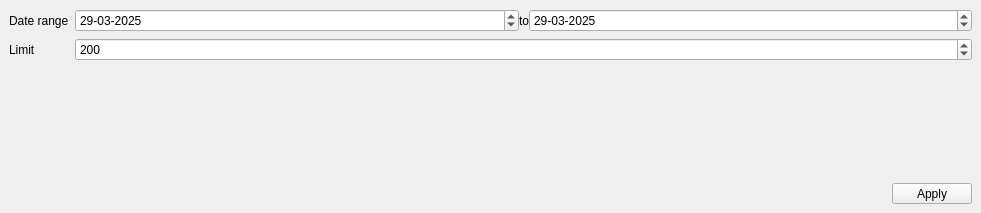
<?xml version="1.0" encoding="UTF-8"?>
<ui version="4.0">
 <class>timeManager</class>
 <widget class="QDockWidget" name="timeManager">
  <property name="geometry">
   <rect>
    <x>0</x>
    <y>0</y>
    <width>981</width>
    <height>213</height>
   </rect>
  </property>
  <property name="sizePolicy">
   <sizepolicy hsizetype="Preferred" vsizetype="Preferred">
    <horstretch>0</horstretch>
    <verstretch>0</verstretch>
   </sizepolicy>
  </property>
  <property name="minimumSize">
   <size>
    <width>246</width>
    <height>124</height>
   </size>
  </property>
  <property name="floating">
   <bool>false</bool>
  </property>
  <property name="windowTitle">
   <string>EnMAP Quicklooks</string>
  </property>
  <widget class="QWidget" name="dockWidgetContents">
   <property name="sizePolicy">
    <sizepolicy hsizetype="Preferred" vsizetype="Preferred">
     <horstretch>0</horstretch>
     <verstretch>0</verstretch>
    </sizepolicy>
   </property>
   <layout class="QVBoxLayout" name="verticalLayout_4">
    <item>
     <layout class="QFormLayout" name="formLayout">
      <item row="0" column="0">
       <widget class="QLabel" name="label_4">
        <property name="text">
         <string>Date range</string>
        </property>
       </widget>
      </item>
      <item row="0" column="1">
       <layout class="QHBoxLayout" name="horizontalLayout">
        <property name="spacing">
         <number>0</number>
        </property>
        <item>
         <widget class="QDateEdit" name="dateEdit">
          <property name="dateTime">
           <datetime>
            <hour>0</hour>
            <minute>0</minute>
            <second>0</second>
            <year>2025</year>
            <month>3</month>
            <day>29</day>
           </datetime>
          </property>
          <property name="displayFormat">
           <string>dd-MM-yyyy</string>
          </property>
         </widget>
        </item>
        <item>
         <widget class="QLabel" name="label_2">
          <property name="sizePolicy">
           <sizepolicy hsizetype="Fixed" vsizetype="Preferred">
            <horstretch>0</horstretch>
            <verstretch>0</verstretch>
           </sizepolicy>
          </property>
          <property name="text">
           <string>to</string>
          </property>
         </widget>
        </item>
        <item>
         <widget class="QDateEdit" name="dateEdit_2">
          <property name="dateTime">
           <datetime>
            <hour>0</hour>
            <minute>0</minute>
            <second>0</second>
            <year>2025</year>
            <month>3</month>
            <day>29</day>
           </datetime>
          </property>
          <property name="displayFormat">
           <string>dd-MM-yyyy</string>
          </property>
         </widget>
        </item>
       </layout>
      </item>
      <item row="1" column="0">
       <widget class="QLabel" name="label_5">
        <property name="text">
         <string>Limit</string>
        </property>
       </widget>
      </item>
      <item row="1" column="1">
       <widget class="QSpinBox" name="spinBox">
        <property name="maximum">
         <number>1000</number>
        </property>
        <property name="value">
         <number>200</number>
        </property>
       </widget>
      </item>
     </layout>
    </item>
    <item>
     <spacer name="verticalSpacer_2">
      <property name="orientation">
       <enum>Qt::Vertical</enum>
      </property>
      <property name="sizeHint" stdset="0">
       <size>
        <width>0</width>
        <height>0</height>
       </size>
      </property>
     </spacer>
    </item>
    <item>
     <layout class="QHBoxLayout" name="horizontalLayout_2">
      <item>
       <spacer name="horizontalSpacer">
        <property name="orientation">
         <enum>Qt::Horizontal</enum>
        </property>
        <property name="sizeHint" stdset="0">
         <size>
          <width>40</width>
          <height>20</height>
         </size>
        </property>
       </spacer>
      </item>
      <item>
       <widget class="QToolButton" name="mApply">
        <property name="sizePolicy">
         <sizepolicy hsizetype="Fixed" vsizetype="Fixed">
          <horstretch>0</horstretch>
          <verstretch>0</verstretch>
         </sizepolicy>
        </property>
        <property name="minimumSize">
         <size>
          <width>80</width>
          <height>0</height>
         </size>
        </property>
        <property name="toolTip">
         <string>Apply style.</string>
        </property>
        <property name="text">
         <string>Apply</string>
        </property>
       </widget>
      </item>
     </layout>
    </item>
   </layout>
  </widget>
 </widget>
 <resources>
  <include location="../../../../QGIS3-master/images/images.qrc"/>
 </resources>
 <connections/>
</ui>
